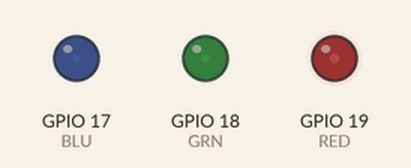
This sketch was run on a simulated ESP32. Parts: output pins drawn as LEDs (lit = HIGH). What the sketch prints to the serial monitor is not drawn.

Above: at 0.1 s.
At 5.3 s:
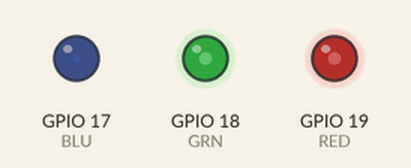
At 10.1 s:
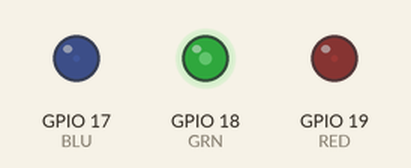
At 19.9 s:
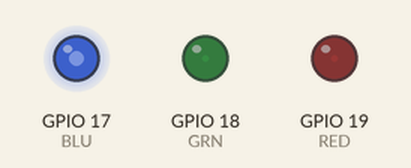
At 29.7 s:
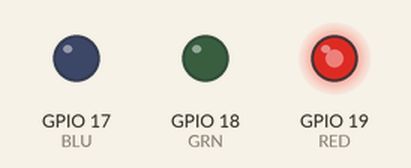
At 39.7 s:
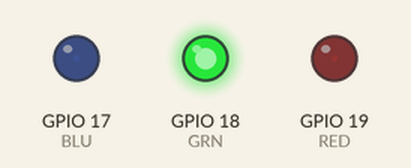
Timing chart, 0 to 40.0 s (numbered marks = the images above):
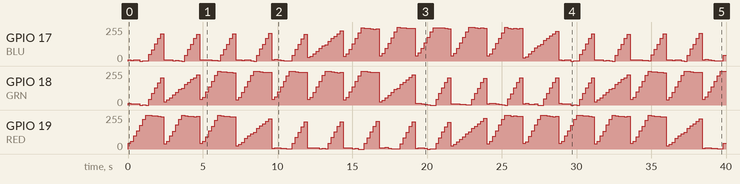

The sketch:

sketch.ino
```cpp
#define RED 19
#define GRN 18
#define BLU 17

void setup() {
	Serial.begin(115200);
	Serial.println("Hello, ESP32!");
	pinMode(RED, OUTPUT);
	pinMode(GRN, OUTPUT);
	pinMode(BLU, OUTPUT);
}

void loop() {
	int matriz_cores[3][144] = {
		{
			43,  59,  98, 138, 178, 222, 254, 254, 250, 248, 244, 243,
			40,  59,  98, 135, 183, 224, 255, 249, 245, 247, 242, 244,
			45,  58,  92, 136, 172, 216, 255, 249, 244, 245, 243, 243,
			24,  36,  51,  79, 100, 114, 125, 156, 174, 189, 209, 226,
			5,  10,   9,   7,   5,   2,   2,  44,  90, 127, 168, 205,
			9,  10,  10,   8,   2,   4,   1,  43,  88, 128, 171, 205,
			9,  10,   9,   3,   4,   0,   0,  44,  86, 128, 169, 207,
			8,   9,  13,   5,   3,   1,   3,  40,  85, 125, 172, 205,
			6,  11,   9,   7,   0,   2,   2,  44,  84, 129, 167, 201,
			25,  35,  56,  73,  93, 114, 128, 154, 170, 188, 209, 229,
			40,  60,  96, 137, 182, 222, 255, 254, 247, 250, 247, 244,
			43,  54,  95, 137, 182, 223, 255, 254, 250, 245, 242, 244
		},
		{
			12,  10,  10,   8,   0,   2,   0,  43,  87, 128, 168, 205,
			24,  38,  55,  77,  95, 117, 127, 156, 170, 192, 206, 227,
			42,  57,  98, 138, 179, 223, 255, 251, 248, 246, 245, 243,
			39,  58,  97, 138, 179, 224, 255, 254, 248, 247, 246, 247,
			42,  62,  98, 137, 178, 221, 255, 252, 249, 245, 245, 247,
			43,  57,  97, 137, 180, 224, 252, 252, 251, 246, 241, 246,
			41,  59,  99, 137, 179, 221, 255, 255, 251, 247, 244, 246,
			25,  37,  55,  75,  94, 117, 127, 154, 171, 190, 207, 226,
			12,  13,   9,   6,   2,   0,   0,  45,  90, 129, 169, 205,
			10,   8,  11,   6,   4,   3,   1,  44,  88, 127, 170, 202,
			9,  12,  13,   9,   7,   2,   0,  46,  86, 128, 170, 206,
			9,  12,   7,   6,   9,   0,   0,  46,  88, 129, 171, 205
		},
		{
			9,   6,   8,   8,   0,   2,   2,  50,  84, 130, 170, 204,
			9,  11,  10,   3,   4,   3,   0,  43,  87, 127, 170, 201,
			11,   9,   8,   8,   5,   6,   1,  46,  89, 127, 170, 205,
			10,   9,   7,  10,   8,   3,   0,  43,  91, 126, 169, 208,
			9,  13,   8,   5,   1,   3,   2,  42,  87, 125, 167, 201,
			27,  37,  54,  73,  96, 116, 123, 150, 172, 186, 204, 228,
			36,  53,  90, 130, 172, 212, 249, 244, 245, 243, 240, 243,
			41,  59,  97, 132, 175, 218, 253, 251, 248, 246, 245, 245,
			38,  62,  95, 136, 180, 221, 249, 251, 250, 249, 244, 242,
			41,  59,  96, 137, 180, 219, 253, 255, 251, 244, 249, 244,
			41,  54,  93, 132, 172, 212, 255, 246, 242, 247, 242, 245,
			26,  32,  55,  72,  99, 113, 125, 154, 171, 190, 205, 224
		}
	};

	for(int i = 0; i < 144; i++)
	{
		analogWrite(RED, matriz_cores[0][i]);
		analogWrite(GRN, matriz_cores[1][i]);
		analogWrite(BLU, matriz_cores[2][i]);
		delay(200);
	}
}
```

Measured:
- by itself, GPIO 17 (BLU): 0/255 → 9/255 at 0.00 s, → 6/255 0.20 s later, → 8/255 0.20 s later, → 0/255 0.40 s later, … (193 changes in this stretch)
- by itself, GPIO 18 (GRN): 0/255 → 12/255 at 0.00 s, → 10/255 0.20 s later, → 8/255 0.40 s later, → 0/255 0.20 s later, … (193 changes in this stretch)
- by itself, GPIO 19 (RED): 0/255 → 43/255 at 0.00 s, → 59/255 0.20 s later, → 98/255 0.20 s later, → 138/255 0.20 s later, … (191 changes in this stretch)
